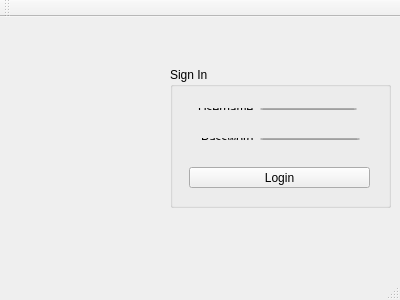
<?xml version="1.0" encoding="UTF-8"?>
<ui version="4.0">
 <class>MainWindow</class>
 <widget class="QMainWindow" name="MainWindow">
  <property name="geometry">
   <rect>
    <x>0</x>
    <y>0</y>
    <width>400</width>
    <height>300</height>
   </rect>
  </property>
  <property name="windowTitle">
   <string>MainWindow</string>
  </property>
  <widget class="QWidget" name="centralWidget">
   <widget class="QGroupBox" name="groupBox">
    <property name="geometry">
     <rect>
      <x>170</x>
      <y>50</y>
      <width>221</width>
      <height>141</height>
     </rect>
    </property>
    <property name="title">
     <string>Sign In</string>
    </property>
    <widget class="QPushButton" name="pushButton_login">
     <property name="geometry">
      <rect>
       <x>19</x>
       <y>100</y>
       <width>181</width>
       <height>21</height>
      </rect>
     </property>
     <property name="text">
      <string>Login</string>
     </property>
    </widget>
    <widget class="QWidget" name="layoutWidget">
     <property name="geometry">
      <rect>
       <x>17</x>
       <y>30</y>
       <width>181</width>
       <height>24</height>
      </rect>
     </property>
     <layout class="QHBoxLayout" name="horizontalLayout">
      <item>
       <widget class="QLabel" name="label">
        <property name="text">
         <string>Username</string>
        </property>
       </widget>
      </item>
      <item>
       <widget class="QLineEdit" name="lineEdit_username"/>
      </item>
     </layout>
    </widget>
    <widget class="QWidget" name="layoutWidget">
     <property name="geometry">
      <rect>
       <x>20</x>
       <y>60</y>
       <width>181</width>
       <height>24</height>
      </rect>
     </property>
     <layout class="QHBoxLayout" name="horizontalLayout_2">
      <item>
       <widget class="QLabel" name="label_2">
        <property name="text">
         <string>Password</string>
        </property>
       </widget>
      </item>
      <item>
       <widget class="QLineEdit" name="lineEdit_password">
        <property name="echoMode">
         <enum>QLineEdit::Password</enum>
        </property>
       </widget>
      </item>
     </layout>
    </widget>
   </widget>
   <widget class="QLabel" name="label_pic">
    <property name="geometry">
     <rect>
      <x>30</x>
      <y>60</y>
      <width>121</width>
      <height>131</height>
     </rect>
    </property>
    <property name="text">
     <string/>
    </property>
   </widget>
  </widget>
  <widget class="QMenuBar" name="menuBar">
   <property name="geometry">
    <rect>
     <x>0</x>
     <y>0</y>
     <width>400</width>
     <height>21</height>
    </rect>
   </property>
  </widget>
  <widget class="QToolBar" name="mainToolBar">
   <attribute name="toolBarArea">
    <enum>TopToolBarArea</enum>
   </attribute>
   <attribute name="toolBarBreak">
    <bool>false</bool>
   </attribute>
  </widget>
  <widget class="QStatusBar" name="statusBar"/>
 </widget>
 <layoutdefault spacing="6" margin="11"/>
 <resources/>
 <connections/>
</ui>
